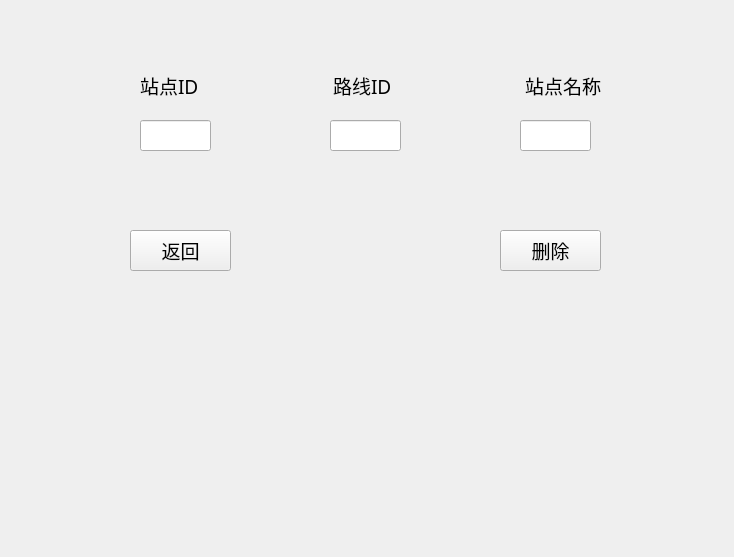
<?xml version="1.0" encoding="UTF-8"?>
<ui version="4.0">
 <class>gn_seek</class>
 <widget class="QWidget" name="gn_seek">
  <property name="geometry">
   <rect>
    <x>0</x>
    <y>0</y>
    <width>734</width>
    <height>557</height>
   </rect>
  </property>
  <property name="minimumSize">
   <size>
    <width>734</width>
    <height>557</height>
   </size>
  </property>
  <property name="font">
   <font>
    <family>宋体</family>
    <pointsize>14</pointsize>
   </font>
  </property>
  <property name="windowTitle">
   <string>Form</string>
  </property>
  <widget class="QLineEdit" name="lineEdit">
   <property name="geometry">
    <rect>
     <x>140</x>
     <y>120</y>
     <width>71</width>
     <height>31</height>
    </rect>
   </property>
  </widget>
  <widget class="QLineEdit" name="lineEdit_2">
   <property name="geometry">
    <rect>
     <x>330</x>
     <y>120</y>
     <width>71</width>
     <height>31</height>
    </rect>
   </property>
  </widget>
  <widget class="QLineEdit" name="lineEdit_3">
   <property name="geometry">
    <rect>
     <x>520</x>
     <y>120</y>
     <width>71</width>
     <height>31</height>
    </rect>
   </property>
  </widget>
  <widget class="QPushButton" name="pb2">
   <property name="geometry">
    <rect>
     <x>500</x>
     <y>230</y>
     <width>101</width>
     <height>41</height>
    </rect>
   </property>
   <property name="text">
    <string>删除</string>
   </property>
  </widget>
  <widget class="QPushButton" name="pb1">
   <property name="geometry">
    <rect>
     <x>130</x>
     <y>230</y>
     <width>101</width>
     <height>41</height>
    </rect>
   </property>
   <property name="text">
    <string>返回</string>
   </property>
  </widget>
  <widget class="QWidget" name="">
   <property name="geometry">
    <rect>
     <x>140</x>
     <y>60</y>
     <width>461</width>
     <height>51</height>
    </rect>
   </property>
   <layout class="QHBoxLayout" name="horizontalLayout">
    <item>
     <widget class="QLabel" name="label">
      <property name="text">
       <string>站点ID</string>
      </property>
     </widget>
    </item>
    <item>
     <spacer name="horizontalSpacer">
      <property name="orientation">
       <enum>Qt::Horizontal</enum>
      </property>
      <property name="sizeHint" stdset="0">
       <size>
        <width>40</width>
        <height>20</height>
       </size>
      </property>
     </spacer>
    </item>
    <item>
     <widget class="QLabel" name="label_3">
      <property name="text">
       <string>路线ID</string>
      </property>
     </widget>
    </item>
    <item>
     <spacer name="horizontalSpacer_2">
      <property name="orientation">
       <enum>Qt::Horizontal</enum>
      </property>
      <property name="sizeHint" stdset="0">
       <size>
        <width>40</width>
        <height>20</height>
       </size>
      </property>
     </spacer>
    </item>
    <item>
     <widget class="QLabel" name="label_14">
      <property name="text">
       <string>站点名称</string>
      </property>
     </widget>
    </item>
   </layout>
  </widget>
 </widget>
 <resources/>
 <connections/>
</ui>
